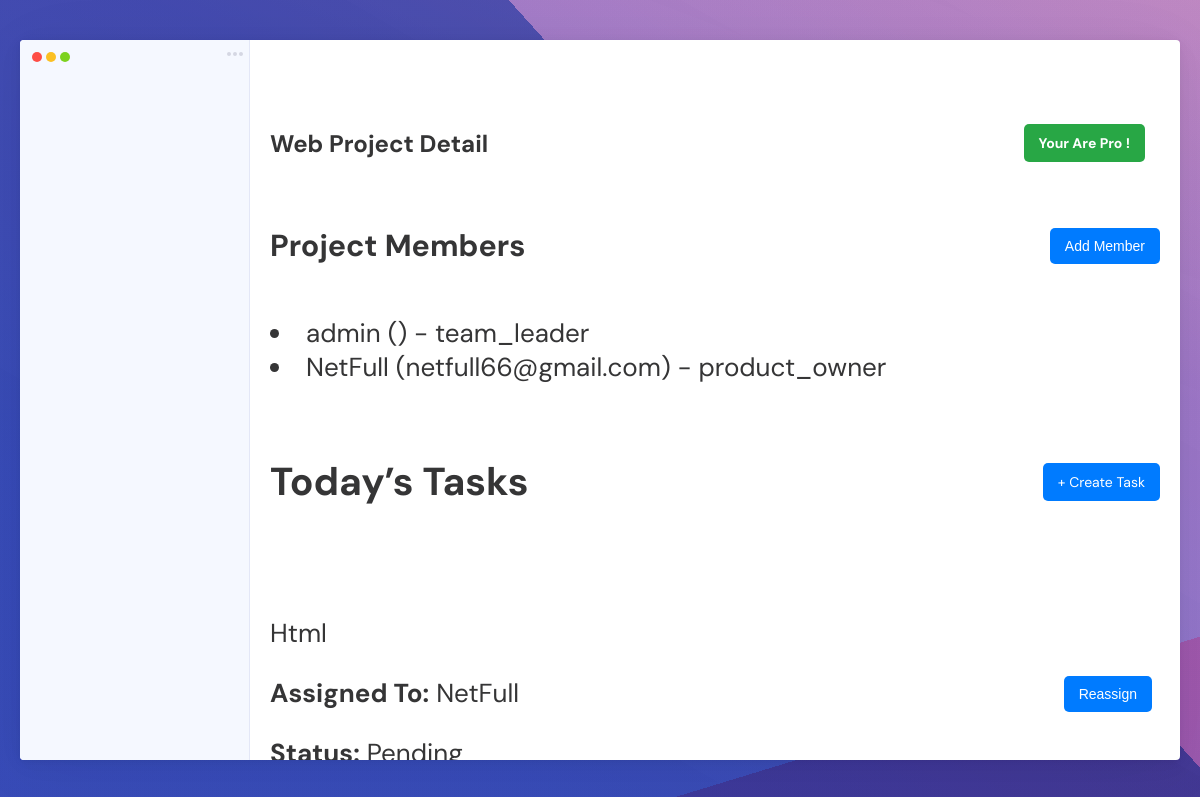
Page /project/1/ (signed in) on the committed database.
### welcome/models.py (models this page shows, shortened)
class Project(models.Model):
    name = models.CharField(max_length=255)
    created_by = models.ForeignKey(
        CustomUser, on_delete=models.CASCADE, related_name='projects'
    )
    start_date = models.DateField()
    end_date = models.DateField()
    members = models.ManyToManyField(CustomUser, related_name='project_members')

class CustomUser(AbstractUser):
    subscription_type = models.CharField(
        max_length=20,
        choices=[('free', 'Free'), ('pro', 'Pro')],
        default='free'
    )
    ROLE_CHOICES = [
        ('team_leader', 'Team Leader'),
        ('product_owner', 'Product Owner'),
        ('programmer', 'Programmer'),
    ]
    role = models.CharField(max_length=20, choices=ROLE_CHOICES, null=True)
    trial_start_date = models.DateField(null=True, blank=True)
    category = models.CharField(
        max_length=20,
        choices=[('programming', 'Programming'), ('education', 'Education'), ('crm', 'CRM')],
        null=True
    )
    groups = models.ManyToManyField(
        Group,
        related_name="custom_user_groups",
        blank=True
    )
    user_permissions = models.ManyToManyField(
        Permission,
        related_name="custom_user_permissions",
        blank=True
    )

class ProUserTask(models.Model):
    user = models.ForeignKey(CustomUser, on_delete=models.CASCADE)  # Task creator
    task_name = models.CharField(max_length=255)
    project = models.ForeignKey(
        'Project', on_delete=models.CASCADE, null=True, blank=True, related_name='tasks'
    )  # Related name for reverse querying tasks by project
    assigned_to = models.ForeignKey(
        CustomUser, on_delete=models.SET_NULL, null=True, blank=True, related_name='assigned_tasks'
    )  # User to whom the task is assigned
    uploaded_file = models.FileField(upload_to='task_files/', null=True, blank=True)
    created_at = models.DateTimeField(auto_now_add=True)
    is_done = models.BooleanField(default=False)
    def __str__(self):
        return self.task_name

### welcome/views.py (the view)
# urls.py: path('project/<int:project_id>/', views.project_detail, name='project_detail'),
@login_required
def project_detail(request, project_id):
    project = get_object_or_404(Project, id=project_id)
    if request.user != project.created_by and request.user not in project.members.all():
        return HttpResponseForbidden("You do not have permission to view this project.")
    tasks = project.tasks.all()
    print(f"Tasks for project {project_id}: {tasks}")
    return render(request, 'project_detail.html', {
        'project': project,
        'tasks': tasks,
        'members': project.members.all()
    })

### welcome/templates/project_detail.html (shortened to what this page needs)
<!DOCTYPE html>
{% load static %}
<html lang="en">
<head>
  <link rel="stylesheet" href="{% static 'style.css' %}">
</head>
<body>
<div class="task-manager">
  <div class="left-bar">
    <div class="upper-part">
      <div class="actions">
        <div class="circle"></div>
        <div class="circle-2"></div>
      </div>
    </div>
    <div class="left-content">
    </div>
  </div>
  <div class="page-content">
    <div class="header">
      {{project.name}} Project Detail
      <p class="pro-subscription-btn">Your Are Pro !</p>
    </div>
    <div class="projects-section">
      <div class="section-header">
        <h3>Project Members</h3>
        <button class="create-task-btn" onclick="window.location.href='{% url 'invite_team_members' project.id %}'">Add Member</button>
      </div>
      {% if members %}
        <li class="members">
          {% for member in members %}
          <li>{{ member.username }} ({{ member.email }}) - {{ member.role }}</li>
          {% endfor %}
        </li>
      {% else %}
        <p>No members added yet.</p>
      {% endif %}
    </div>
    <div class="tasks-section">
      <div class="section-header">
        <h2>Today’s Tasks</h2>
        <a href="/create-task" class="create-task-btn">+ Create Task</a>
      </div>
      <div class="tasks-wrapper">
        {% if tasks %}
        <ul>
          {% for task in tasks %}
          <li class="task-item {% if task.is_done %}completed{% endif %}">
            <li>{{ task.task_name }}</li>
            <p><strong>Assigned To:</strong> {{ task.assigned_to.username }}
              <button class="create-task-btn" onclick="document.getElementById('reassign-task-{{ task.id }}').style.display='block'">Reassign</button>
            </p>
            <p><strong>Status:</strong> {% if task.is_done %}Completed{% else %}Pending{% endif %}</p>
          </li>
          {% endfor %}
        </ul>
      {% else %}
        <p>No tasks available.</p>
      {% endif %}
      </div>
    </div>
  </div>
</div>
</body>
</html>

### welcome/static/style.css (style rules this page uses)
* { box-sizing: border-box; outline: none; }
:root { --bg-color: #f5f8ff; --main-color: #353536; --secondary-color: #8e92a4; --main-text-color: #5d606b; --secondary-dark-color: #9496a5; --tag-color-one: #e0fbf6; --tag-color-text-one: #58c2a9; --tag-color-two: #ece7fe; --tag-color-text-two: #8972f3; --tag-color-three: #fde7ea; --tag-color-text-three: #e77f89; --tag-color-four: #f7f8fc; --tag-color-text-four: #a0a6b5; --checkbox-color: #009e90; --button-color: #49beb7; --box-color: #fff1d6; --box-color-2: #d3e6ff; --box-color-3: #ffd9d9; --box-color-4: #daffe5; --task-color: #777982; }
.top-part .count, .top-part, .item, body { display: flex; align-items: center; }
body { margin: 0; justify-content: center; flex-direction: column; overflow: auto; width: 100%; height: 100vh; padding: 20px; font-family: "DM Sans", sans-serif; font-size: 12px; background-image: linear-gradient(21deg, rgba(64, 83, 206, 0.3697003235) 68%, rgba(255, 206, 196, 0.5) 163%), linear-gradient(163deg, rgba(49, 146, 170, 0.0794448997) 86%, rgba(239, 112, 138, 0.5) 40%), linear-gradient(30deg, rgba(76, 79, 173, 0.6173675717) 22%, rgba(237, 106, 134, 0.5) 169%), linear-gradient(48deg, rgba(31, 85, 147, 0.7323890642) 64%, rgba(247, 126, 132, 0.5) 43%); background-blend-mode: overlay, multiply, color, normal; overflow-y: scroll; }
ul { list-style-type: none; padding: 0; }
button { border: none; background: none; cursor: pointer; }
.task-manager { display: flex; justify-content: space-between; width: 100%; max-width: 1200px; height: 90vh; max-height: 900px; background: #fff; border-radius: 4px; box-shadow: 0 0.3px 2.2px rgba(0, 0, 0, 0.011), 0 0.7px 5.3px rgba(0, 0, 0, 0.016), 0 1.3px 10px rgba(0, 0, 0, 0.02), 0 2.2px 17.9px rgba(0, 0, 0, 0.024), 0 4.2px 33.4px rgba(0, 0, 0, 0.029), 0 10px 80px rgba(0, 0, 0, 0.04); overflow: hidden; }
.left-bar { background-color: var(--bg-color); width: 230px; border-right: 1px solid #e3e7f7; position: relative; }
.left-content { padding: 40px; }
.actions { padding: 12px; display: flex; justify-content: space-between; }
.circle { border-radius: 50%; width: 10px; height: 10px; background-color: #fe4d46; box-shadow: 14px 0 0 0 #fbc023, 28px 0 0 0 #7dd21f; }
.circle-2 { border-radius: 50%; width: 4px; height: 4px; background-color: #d5d7e3; box-shadow: -6px 0 0 0 #d5d7e3, 6px 0 0 0 #d5d7e3; }
.members { display: flex; margin-top: 14px; }
.page-content { display: flex; flex-direction: column; flex: 1; padding: 40px 20px 0 20px; }
.page-content { font-size: 26px; color: var(--main-color); margin-top: 30px; }
.task-item { display: none; }
.tasks-wrapper { padding: 30px 0; flex: 1; overflow-y: auto; height: 100%; padding-right: 8px; }

### welcome/templates/project_detail.html (style rules this page uses)
.create-task-btn { float: right; background-color: #007bff; color: #fff; text-decoration: none; padding: 10px 15px; border-radius: 5px; font-size: 14px; }
.pro-subscription-btn { float: right; margin-right: 15px; background-color: #28a745; color: #fff; text-decoration: none; padding: 10px 15px; border-radius: 5px; font-size: 14px; }
.header { font-size: 24px; font-weight: bold; margin-bottom: 20px; display: flex; justify-content: space-between; align-items: center; }
.projects-section { margin-bottom: 40px; }
.section-header { display: flex; justify-content: space-between; align-items: center; margin-bottom: 20px; }

### rows in the picture
Project: name "Web"
CustomUser: username "admin", role "team_leader"
CustomUser: username "NetFull", email "netfull66@gmail.com", role "product_owner"
ProUserTask: task_name "Html", assigned_to.username "NetFull", is_done "Pending"
